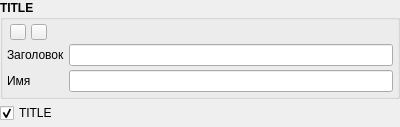
<?xml version="1.0" encoding="UTF-8"?>
<ui version="4.0">
 <class>ComponentTextFrame</class>
 <widget class="QWidget" name="ComponentTextFrame">
  <property name="geometry">
   <rect>
    <x>0</x>
    <y>0</y>
    <width>400</width>
    <height>114</height>
   </rect>
  </property>
  <property name="windowTitle">
   <string>Form</string>
  </property>
  <layout class="QVBoxLayout" name="verticalLayout">
   <property name="spacing">
    <number>4</number>
   </property>
   <property name="margin">
    <number>0</number>
   </property>
   <item>
    <widget class="QGroupBox" name="adminGroupBox">
     <property name="font">
      <font>
       <weight>75</weight>
       <bold>true</bold>
      </font>
     </property>
     <property name="title">
      <string>TITLE</string>
     </property>
     <layout class="QGridLayout" name="gridLayout">
      <property name="margin">
       <number>4</number>
      </property>
      <property name="spacing">
       <number>4</number>
      </property>
      <item row="1" column="0">
       <widget class="QLabel" name="nameLabel">
        <property name="font">
         <font>
          <weight>50</weight>
          <bold>false</bold>
         </font>
        </property>
        <property name="text">
         <string>Заголовок</string>
        </property>
       </widget>
      </item>
      <item row="1" column="1">
       <widget class="QLineEdit" name="nameEdit">
        <property name="font">
         <font>
          <weight>50</weight>
          <bold>false</bold>
         </font>
        </property>
       </widget>
      </item>
      <item row="2" column="0">
       <widget class="QLabel" name="varNameLabel">
        <property name="font">
         <font>
          <weight>50</weight>
          <bold>false</bold>
         </font>
        </property>
        <property name="text">
         <string>Имя</string>
        </property>
       </widget>
      </item>
      <item row="2" column="1">
       <widget class="QLineEdit" name="varNameEdit">
        <property name="font">
         <font>
          <weight>50</weight>
          <bold>false</bold>
         </font>
        </property>
       </widget>
      </item>
      <item row="0" column="0">
       <layout class="QHBoxLayout" name="horizontalLayout_3">
        <property name="spacing">
         <number>2</number>
        </property>
        <item>
         <widget class="QPushButton" name="upButton">
          <property name="sizePolicy">
           <sizepolicy hsizetype="Fixed" vsizetype="Fixed">
            <horstretch>0</horstretch>
            <verstretch>0</verstretch>
           </sizepolicy>
          </property>
          <property name="maximumSize">
           <size>
            <width>16</width>
            <height>16</height>
           </size>
          </property>
          <property name="font">
           <font>
            <weight>50</weight>
            <bold>false</bold>
           </font>
          </property>
          <property name="text">
           <string/>
          </property>
          <property name="icon">
           <iconset resource="../../Resources.qrc">
            <normaloff>:/images/Up.png</normaloff>:/images/Up.png</iconset>
          </property>
          <property name="iconSize">
           <size>
            <width>14</width>
            <height>14</height>
           </size>
          </property>
         </widget>
        </item>
        <item>
         <widget class="QPushButton" name="downButton">
          <property name="sizePolicy">
           <sizepolicy hsizetype="Fixed" vsizetype="Fixed">
            <horstretch>0</horstretch>
            <verstretch>0</verstretch>
           </sizepolicy>
          </property>
          <property name="maximumSize">
           <size>
            <width>16</width>
            <height>16</height>
           </size>
          </property>
          <property name="font">
           <font>
            <weight>50</weight>
            <bold>false</bold>
           </font>
          </property>
          <property name="text">
           <string/>
          </property>
          <property name="icon">
           <iconset resource="../../Resources.qrc">
            <normaloff>:/images/Down.png</normaloff>:/images/Down.png</iconset>
          </property>
          <property name="iconSize">
           <size>
            <width>14</width>
            <height>14</height>
           </size>
          </property>
         </widget>
        </item>
        <item>
         <spacer name="horizontalSpacer_2">
          <property name="orientation">
           <enum>Qt::Horizontal</enum>
          </property>
          <property name="sizeType">
           <enum>QSizePolicy::Fixed</enum>
          </property>
          <property name="sizeHint" stdset="0">
           <size>
            <width>15</width>
            <height>0</height>
           </size>
          </property>
         </spacer>
        </item>
       </layout>
      </item>
      <item row="0" column="1">
       <layout class="QHBoxLayout" name="horizontalLayout_2">
        <property name="spacing">
         <number>2</number>
        </property>
        <item>
         <spacer name="horizontalSpacer">
          <property name="orientation">
           <enum>Qt::Horizontal</enum>
          </property>
          <property name="sizeHint" stdset="0">
           <size>
            <width>0</width>
            <height>0</height>
           </size>
          </property>
         </spacer>
        </item>
        <item>
         <widget class="QPushButton" name="copyButton">
          <property name="sizePolicy">
           <sizepolicy hsizetype="Fixed" vsizetype="Fixed">
            <horstretch>0</horstretch>
            <verstretch>0</verstretch>
           </sizepolicy>
          </property>
          <property name="maximumSize">
           <size>
            <width>16</width>
            <height>16</height>
           </size>
          </property>
          <property name="font">
           <font>
            <weight>50</weight>
            <bold>false</bold>
           </font>
          </property>
          <property name="text">
           <string/>
          </property>
          <property name="icon">
           <iconset resource="../../Resources.qrc">
            <normaloff>:/images/CopyComponent.png</normaloff>:/images/CopyComponent.png</iconset>
          </property>
          <property name="flat">
           <bool>true</bool>
          </property>
         </widget>
        </item>
        <item>
         <widget class="QPushButton" name="deleteButton">
          <property name="sizePolicy">
           <sizepolicy hsizetype="Fixed" vsizetype="Fixed">
            <horstretch>0</horstretch>
            <verstretch>0</verstretch>
           </sizepolicy>
          </property>
          <property name="maximumSize">
           <size>
            <width>16</width>
            <height>16</height>
           </size>
          </property>
          <property name="font">
           <font>
            <weight>50</weight>
            <bold>false</bold>
           </font>
          </property>
          <property name="text">
           <string/>
          </property>
          <property name="icon">
           <iconset resource="../../Resources.qrc">
            <normaloff>:/images/Delete.png</normaloff>:/images/Delete.png</iconset>
          </property>
          <property name="flat">
           <bool>true</bool>
          </property>
         </widget>
        </item>
       </layout>
      </item>
     </layout>
    </widget>
   </item>
   <item>
    <layout class="QHBoxLayout" name="horizontalLayout">
     <property name="spacing">
      <number>4</number>
     </property>
     <item>
      <widget class="QCheckBox" name="useCheckBox">
       <property name="sizePolicy">
        <sizepolicy hsizetype="MinimumExpanding" vsizetype="Fixed">
         <horstretch>0</horstretch>
         <verstretch>0</verstretch>
        </sizepolicy>
       </property>
       <property name="text">
        <string>TITLE</string>
       </property>
       <property name="checked">
        <bool>true</bool>
       </property>
      </widget>
     </item>
     <item>
      <widget class="QPushButton" name="lockButton">
       <property name="maximumSize">
        <size>
         <width>20</width>
         <height>20</height>
        </size>
       </property>
       <property name="text">
        <string/>
       </property>
       <property name="icon">
        <iconset resource="../../Resources.qrc">
         <normaloff>:/images/Unlock.png</normaloff>:/images/Unlock.png</iconset>
       </property>
       <property name="iconSize">
        <size>
         <width>20</width>
         <height>20</height>
        </size>
       </property>
       <property name="flat">
        <bool>true</bool>
       </property>
      </widget>
     </item>
    </layout>
   </item>
   <item>
    <widget class="QWidget" name="userWidget" native="true">
     <layout class="QVBoxLayout" name="userLayout">
      <property name="spacing">
       <number>0</number>
      </property>
      <property name="margin">
       <number>0</number>
      </property>
     </layout>
    </widget>
   </item>
  </layout>
 </widget>
 <resources>
  <include location="../../Resources.qrc"/>
 </resources>
 <connections/>
</ui>
